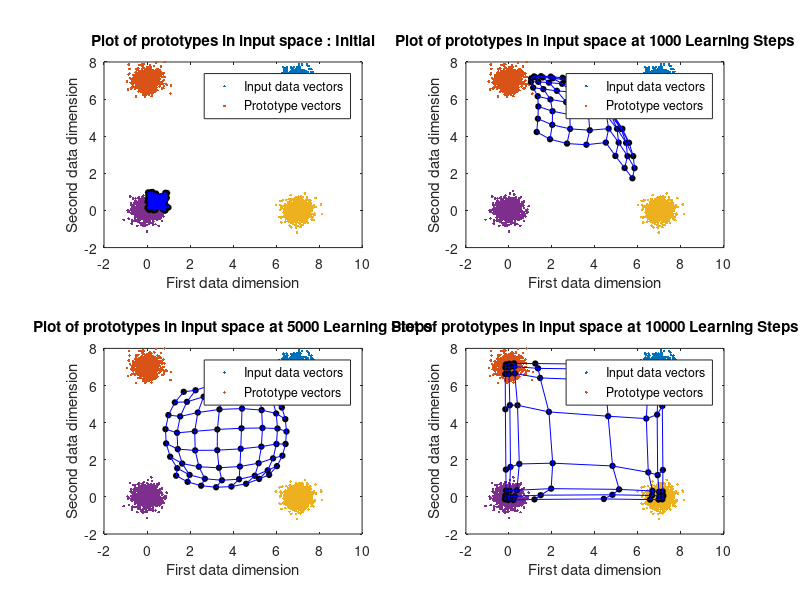
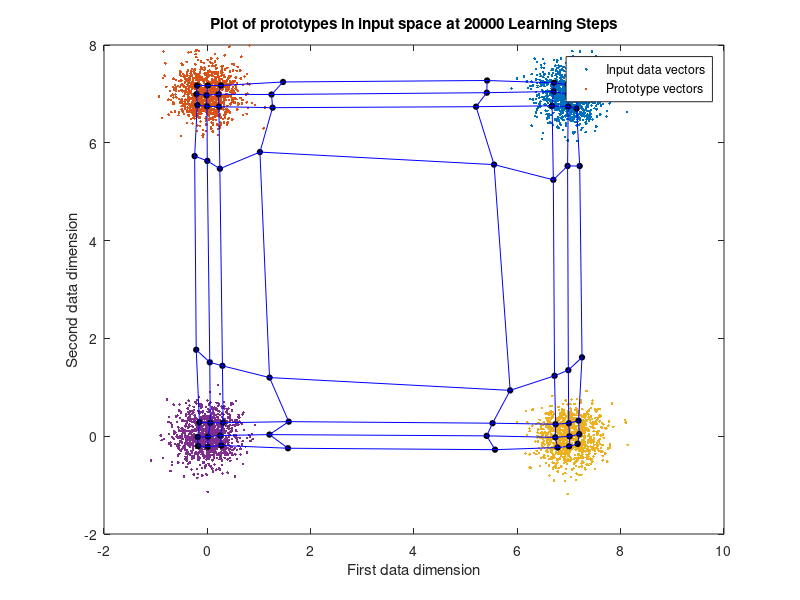
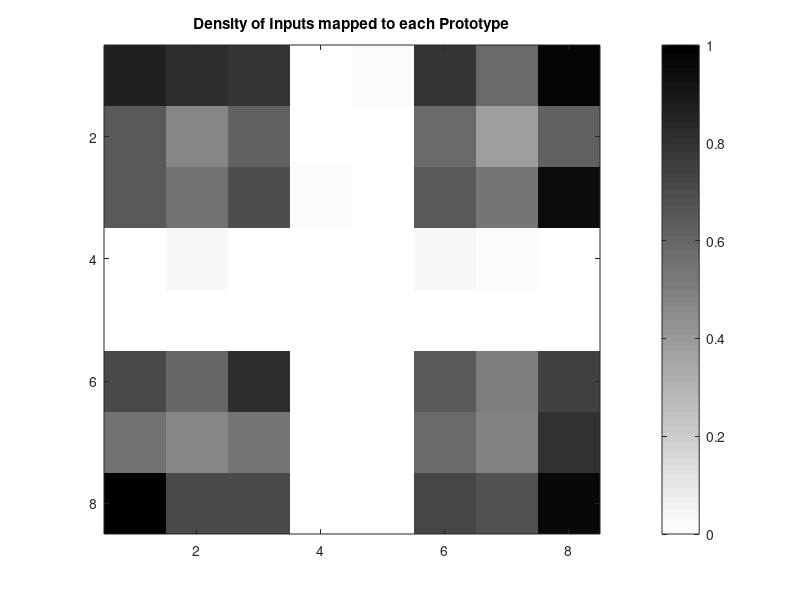
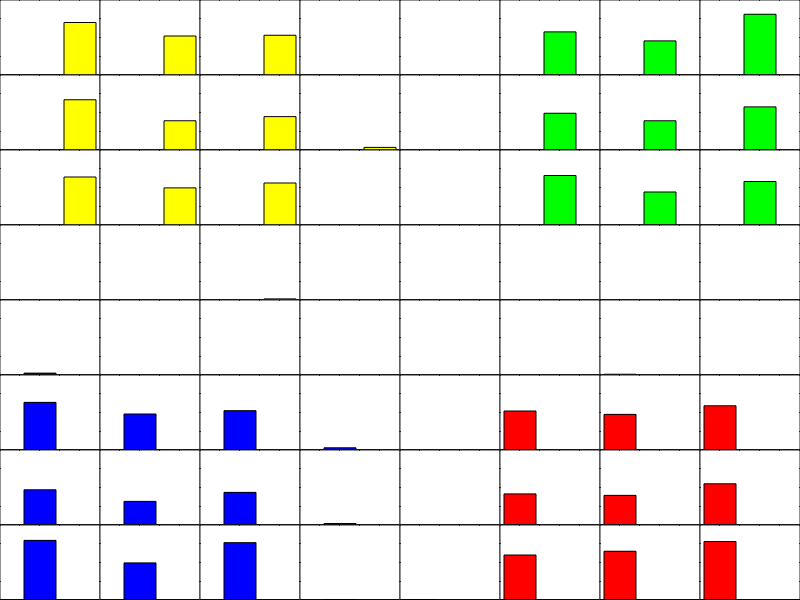

These figures' MATLAB source, in order:
% hw6 Problem 2
function SOM2
% Prashant Kalvapalle 
% Comp 504 HW6 - Base code for all problems
% close 1;  
% NOTE : Initial (and final) lattice is a cell representation, In the function it is
% used as a multi-dimensional matrix

latticeSize = [8 8]; 
initRadius = max(latticeSize); % Initial radius of influence

numIters = 20000; % number of learning steps
alphaI = .8; % learning rate

% Input data entry
dataInput = [createGaussians([2 1000],.1,[7 7]), createGaussians([2 1000],.1,[0 7]), createGaussians([2 1000],.1,[7 0]), createGaussians([2 1000],.1,[0 0]),]; % each COLUMN is a data point

dimDataInput = size(dataInput,1); % gives the dimensionality of data space
latticeCell = createInitLattice(dimDataInput,latticeSize); % weights initialization

% Perform self organization
[finalLattice, stepsToConv] = selfOrganize(latticeCell,dataInput,numIters,initRadius,alphaI);

% % giving the final weights of the lattice in Cell form
% finalLatticeCell = mat2cell(finalLattice,ones(1,latticeSize(1)),ones(1,latticeSize(2)),2); finalLatticeCell = cellfun(@(x)reshape(x,2,1),finalLatticeCell,'un',0);

[densityLattice, ~, histoData] = calcDensityLattice(finalLattice,dataInput,size(latticeCell));
densityLattice = mat2gray(densityLattice);
figure; imagesc(densityLattice); colormap(flipud(gray)); colorbar; title('Density of Inputs mapped to each Prototype')

if stepsToConv < numIters
    disp(['SOM Converged in ',num2str(stepsToConv),' steps'])
else 
    disp(['Maximum iterations exhausted = ',num2str(stepsToConv),' steps'])
end

plotHistoChart(histoData);

end


function [finalLattice, stepsToConv] = selfOrganize(latticeCell,dataInput,numIters,initRadius,alphaI)
% the self organizing map steps here

% convert the input lattice cell into a multi-dimensional Matrix 
Z = cellfun(@(x)reshape(x,1,1,[]),latticeCell,'un',0);
lattice = cell2mat(Z); % this is a multi-dimensional Matrix, with third dimension holding different input dimensions

r = (1:size(lattice,1))';c = 1:size(lattice,2); 
latticeIndices(:,:,1) = r(:,ones(1,size(lattice,2))); latticeIndices(:,:,2) = c(ones(1,size(lattice,1)),:);  % latticeIndices : holds the i,j indices of the 2d lattice space

figure(1);
subplot(2,2,1);
dI = reshape(dataInput',[],4,2);
plot(dI(:,:,1),dI(:,:,2),'.'); hold on; plot(lattice(:,:,1),lattice(:,:,2),'ko','MarkerFaceColor','k','MarkerSize',4);
plot(lattice(:,:,1),lattice(:,:,2),'b-'); plot(lattice(:,:,1)',lattice(:,:,2)','b-');
xlabel('First data dimension'); ylabel('Second data dimension'); title('Plot of prototypes in input space : Initial')
legend('Input data vectors','Prototype vectors')

dum = 2;
[~, oldMapData, ~] = calcDensityLattice(lattice,dataInput,size(latticeCell)); % table of the prototype where each data point maps
stepsToConv = numIters;

for i = 1:numIters
%     radius = initRadius; % can do decay here
decayIters = 10000;
radius = initRadius * ((i <= decayIters/5) + .8 * (i > decayIters/5 & i <= decayIters/2) + .5 * (i > decayIters/2 & i <= decayIters*.8)+ .2 * (i > decayIters*.8));
alpha = alphaI * ((i <= decayIters/10) + .5 * (i > decayIters/10 & i <= decayIters/2.5) + .125 * (i > decayIters/2.5 & i <= decayIters*.8)+ .025 * (i > decayIters*.8));
      
    % pick an x (data point) randomly
    x = dataInput(:,randi(size(dataInput,2)));
   
    % find euclidian distances and difference between chosen x and all W's
    differenceMatrix = reshape(x,1,1,[]) - lattice; % a 3D matrix of difference between every weight and x
    distToXMatrix = sqrt(sum((differenceMatrix).^2,3)); % finding norm or eucledian distance
  
    % find the winner = c = [win_row win_col]
    [~, winner] = min(distToXMatrix(:)); [win_row, win_col] = ind2sub(size(distToXMatrix), winner); 
    c = [win_row win_col];
    
    % make a neighbourhood function in a matrix
    neighbourhoodFn = makeNeighbourhoodFn(latticeIndices,c,radius);
    
    % update the weights - Learning rule
    lattice = lattice + alpha * neighbourhoodFn .* differenceMatrix;
    
    % Checking for convergence every 1000 steps
    if mod(i,1000) == 0
%         mapData = calcDataMapping(lattice,dataInput); 
        [~, mapData, ~] = calcDensityLattice(lattice,dataInput,size(latticeCell)); % table of the prototype where each data point maps
        match = (mapData(1,:) == oldMapData(1,:) & mapData(2,:) == oldMapData(2,:));
%         figure(3); hold on; plot(i,sum(match),'k.');
        if sum(match)/size(dataInput,2) >= (1 - 1e-3) % < .1 percentage change in prototype assignment
            stepsToConv = i;
        else
            oldMapData = mapData;
        end
    end
    % making plots at particular learning steps as defined in the vector
    if sum(i == [decayIters/10 decayIters/2 decayIters])
        % Plot the mapping and input data
        figure(1); subplot(2,2,dum);
        dI = reshape(dataInput',[],4,2);
        plot(dI(:,:,1),dI(:,:,2),'.'); hold on; plot(lattice(:,:,1),lattice(:,:,2),'ko','MarkerFaceColor','k','MarkerSize',4);
        plot(lattice(:,:,1),lattice(:,:,2),'b-'); plot(lattice(:,:,1)',lattice(:,:,2)','b-');
        xlabel('First data dimension'); ylabel('Second data dimension'); title(['Plot of prototypes in input space at ',num2str(i),' Learning Steps'])
        legend('Input data vectors','Prototype vectors')
        dum = dum + 1;
    end
    % making plots every 1000 learning steps to visually approximate
    % learning steps to convergence
        if ~mod(i,1000)
%         Plot the mapping and input data
        figure(2)
%         subplot(2,2,dum);
        dI = reshape(dataInput',[],4,2);
        plot(dI(:,:,1),dI(:,:,2),'.'); hold on; plot(lattice(:,:,1),lattice(:,:,2),'ko','MarkerFaceColor','k','MarkerSize',4);
        plot(lattice(:,:,1),lattice(:,:,2),'b-'); plot(lattice(:,:,1)',lattice(:,:,2)','b-');
        xlabel('First data dimension'); ylabel('Second data dimension'); title(['Plot of prototypes in input space at ',num2str(i),' Learning Steps'])
        legend('Input data vectors','Prototype vectors')
        hold off; 
        drawnow; 
%         dum = dum + 1;
        end
    
    if stepsToConv < numIters
        break
    end
    
end
finalLattice = lattice;

end


function [densityLattice,mapData,histoData]  = calcDensityLattice(lattice,dataInput,sizeOflatticeCell)
% calculates the prototype each data point is mapped to
densityLattice = zeros(sizeOflatticeCell);
mapData = zeros([2 size(dataInput,2)]);
histoData = zeros([sizeOflatticeCell,4]);
% seq = [ones(1,1000) 2*ones(1,1000) 3*ones(1,1000) 4*ones(1,1000)];
for i = 1:size(dataInput,2)
    x = dataInput(:,i);
    
    % find euclidian distances and difference between chosen x and all W's
    differenceMatrix = reshape(x,1,1,[]) - lattice; % a 3D matrix
    distToXMatrix = sqrt(sum((differenceMatrix).^2,3)); % a 2D matrix for euclidian distances to x
    
    % find the winner = c = [win_row win_col]
    [~, winner] = min(distToXMatrix(:)); [win_row, win_col] = ind2sub(size(distToXMatrix), winner); 
    c = [win_row win_col];
    % update the density lattice
    densityLattice(c(1),c(2)) = densityLattice(c(1),c(2)) + 1;
    mapData(:,i) = [win_row win_col];
    histoWrite = ([1 0 0 0] * (i <= 1000) + [0 1 0 0] * (i > 1000 & i <= 2000) + [0 0 1 0] * (i > 2000 & i <= 3000) + [0 0 0 1] * (i > 3000 & i <= 4000));
    histoData(c(1),c(2),:) = histoData(c(1),c(2),:) + (reshape(histoWrite,1,1,[]));
end
    
end


function neighbourhoodFn = makeNeighbourhoodFn(latticeIndices,c,radius)

distNeighbour = sum(abs(latticeIndices - reshape(c,1,1,[])),3); % Manhattan distance metric for the neighbourhood function
% EqDistNeighbour = sqrt(sum((latticeIndices - reshape(c,1,1,[])).^2,3)); % eucleidian distance metric for the neighbourhood function
neighbourhoodFn = exp(-((distNeighbour)./(radius)).^2);

end


function latticeCell = createInitLattice(dimDataInput,latticeSize)
% creates random weight vectors in a cell 
latticeCell = cell(latticeSize);
latticeCell = arrayfun(@(x) rand(dimDataInput,1),latticeCell, 'uni',0);
end


function x1 = createGaussians(dim,var,mean)
% creates a normal random vector with dim dimension. mean of first 2
% dimensions set by [mean1 mean2]
x1 = sqrt(var)*randn(dim(1),dim(2));
% x1=detrend(x1);
x1(1,:) = x1(1,:) + mean(1);
x1(2,:) = x1(2,:) + mean(2);
end


function plotHistoChart(histoData)
figure;
m = size(histoData,1); n = size(histoData,2);
p = 1;
for j = 1:n
    for i = 1:m
        ax = axes('position',[(i-1)/m (n-j)/n 1/m 1/n]); hold on;
        hiss = reshape(histoData(i,j,:),1,4,[]);
        colors = {'r', 'b', 'g', 'y'};
        % Plots different bars for each data type
        for k = 1:numel(hiss)
            bar(ax,k, hiss(k),colors{k});
        end
        ylim([0 200]);
        set(ax,'YTickLabel',[]);set(ax,'XTickLabel',[]);
        set(ax,'Box','on')
%         set(gca,'Visible','off');
%         set(gca,'position',[i/m (n-j)/n 1/m 1/n])
        p = p + 1;

    end
end
end
% 
%
% % Plot the mapping and input data
% figure;
% plot(dataInput(1,:),dataInput(2,:),'g.'); hold on; plot(finalLattice(:,:,1),finalLattice(:,:,2),'ko','MarkerFaceColor','k','MarkerSize',4);
% plot(finalLattice(:,:,1),finalLattice(:,:,2),'k-'); plot(finalLattice(:,:,1)',finalLattice(:,:,2)','b-');
% xlabel('First data dimension'); ylabel('Second data dimension'); title('Self organised clusters')
% 
% Old function - built into the calcDensityLattice function
% function mapData = calcDataMapping(lattice,dataInput)
% % outputs a vector showing the prototype location where each data point maps 
% mapData = zeros([2 size(dataInput,2)]);
% 
% for i = 1:size(dataInput,2)
%     x = dataInput(:,i);
%     
%     % find euclidian distances and difference between chosen x and all W's
%     differenceMatrix = reshape(x,1,1,[]) - lattice; % a 3D matrix
%     distToXMatrix = sqrt(sum((differenceMatrix).^2,3)); % a 2D matrix for euclidian distances to x
%     
%     % find the winner = c = [win_row win_col]
%     [~, winner] = min(distToXMatrix(:)); [win_row, win_col] = ind2sub(size(distToXMatrix), winner); 
%     % update the density lattice
%     mapData(:,i) = [win_row win_col];
% end
%     
% end
%           Extra commands in the bar plot
%         a = subplot(m,n,p);
%         a = axes('parent', h);
%         hold(a, 'on')
%         
%         colors = {'r', 'b', 'g', 'y'};
%         somenames = {'IND Relation'; 'DIS Relation'; 'EQ Relation'};
%         
%         for k = 1:numel(hiss)
%             b = bar(k, x(k), 0.1, 'stacked', 'parent', a, 'facecolor', colors{i});
%         end
%         
%         a.XTick = 1:3;
%         a.XTickLabel = somenames;
%         
%         ylabel('F1')
% ------------------
%         subplot(m,n,p); hold on;
%         hiss = reshape(histoData(i,j,:),1,4,[]);
%         colors = {'r', 'b', 'g', 'y'};
%         % Plots different bars for each data type
%         for k = 1:numel(hiss)
%             bar(k, hiss(k),colors{k});
%         end
%         ylim([0 200]);
%         set(ax2,'YTickLabel',[]);
%         set(gca,'Visible','off');
% %         set(gca,'position',[i/m (n-j)/n 1/m 1/n])
%         p = p + 1;
